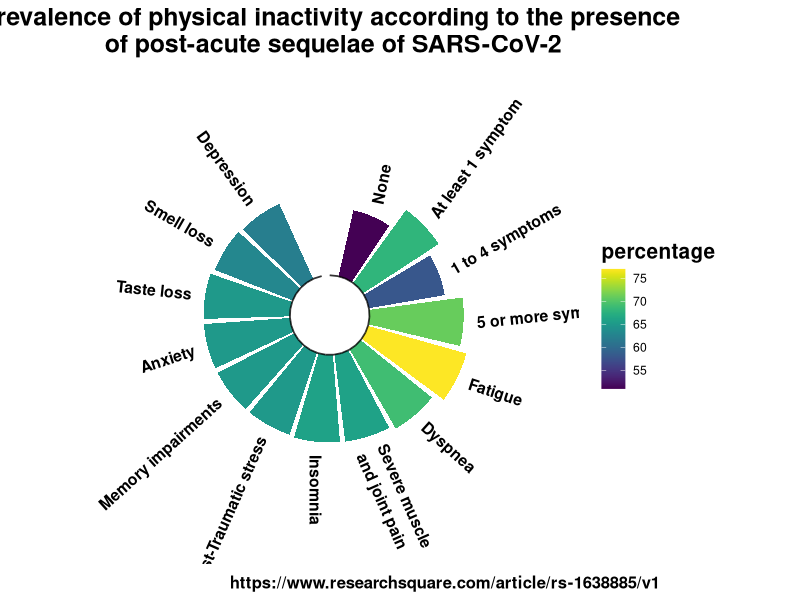

Generate this figure with R:
# Packages  ------------------------------------------------------------------------------------
library(tidyverse)
library(viridis)

# Making dataframe ____-------------------------------------------------------------------------

data <- data.frame(sintomas = c("None",
                                "At least 1 symptom",
                                "1 to 4 symptoms",
                                "5 or more symtoms",
                                "Fatigue",
                                "Dyspnea",
                                "Severe muscle\nand joint pain",
                                "Insomnia",
                                "Post-Traumatic stress",
                                "Memory impairments",
                                "Anxiety",
                                "Taste loss",
                                "Smell loss",
                                "Depression"),
                   percentual = c(51, 68, 58, 71, 77, 69, 66, 66, 65, 65, 65, 65, 63, 62)
)

# Set a number of 'empty bar'

empty_bar <- 1

# Add lines to the initial dataset

to_add <- matrix(NA, empty_bar, ncol(data))
colnames(to_add) <- colnames(data)
data <- rbind(data, to_add)
data$id <- seq(1, nrow(data))

# prepare a data frame for base lines

base_data <- data %>%
  group_by(sintomas) %>%
  summarize(start=min(id), end=max(id) - empty_bar) %>%
  rowwise() %>%
  mutate(title=mean(c(start, end)))


# Get the name and the y position of each label

label_data <- data
number_of_bar <- nrow(label_data)
angle <- 90 - 360 * (label_data$id-0.5) /number_of_bar     # I substract 0.5 because the letter must have the angle of the center of the bars. Not extreme right(1) or extreme left (0)
label_data$hjust <- ifelse( angle < -90, 1, 0)
label_data$angle <- ifelse(angle < -90, angle+180, angle)

# Make the plot

data |>
  ggplot(mapping = aes(x = as.factor(id),
                       y = percentual,
                       fill = percentual)) +       # Note that id is a factor. If x is numeric, there is some space between the first bar
  geom_bar(stat="identity") +
  labs(title = "Prevalence of physical inactivity according to the presence\n of post-acute sequelae of SARS-CoV-2",
       caption = "https://www.researchsquare.com/article/rs-1638885/v1") +
  ylim(-30,120) +
  theme_minimal() +
  theme(title = element_text(size = 15,
                             face = "bold"),
        axis.text = element_blank(),
        axis.title = element_blank(),
        panel.grid = element_blank(),
        plot.title = element_text(hjust = 0.5),
        plot.caption = element_text(hjust = 2.2)
  ) +
  coord_polar(start = 0) +
  scale_fill_gradientn(name = "percentage",
                       colours = viridis(n = 256, option = "D")) +
  geom_text(data  = label_data,
            aes(x = id,
                y = percentual + 10,
                label = sintomas,
                hjust = hjust,
                bold = TRUE),
            color = "black",
            fontface = "bold",
            size = 4,
            angle = label_data$angle,
            inherit.aes = FALSE) +
  geom_segment(data=base_data, aes(x = start,
                                   y = 0,
                                   xend = end,
                                   yend = 0),  # Add base line information
               colour = "black",
               alpha = 0.8,
               size = 0.6,
               inherit.aes = FALSE)


